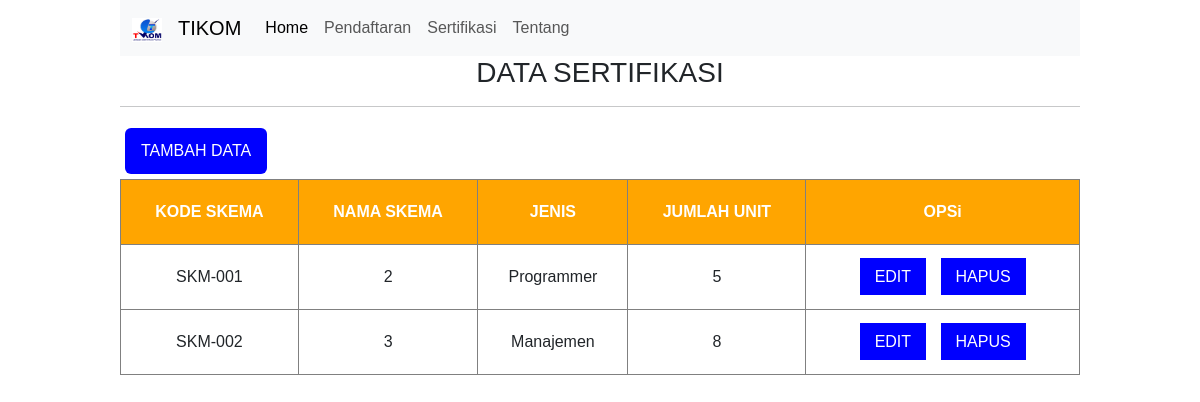
Screenshot of /data_sertifikasi.php with the database file from the repository.
### tables this page shows
CREATE TABLE `tb_skema` (
  `Kd_skema` varchar(100) NOT NULL,
  `Nm_skema` varchar(100) NOT NULL,
  `Jenis` varchar(100) NOT NULL,
  `Jml_unit` varchar(100) NOT NULL
);

### data_sertifikasi.php (the view, shortened to what this page needs)
<?php
	include "koneksi.php";
?>
<!DOCTYPE html>
<html lang="en">
<head>
	<link rel="stylesheet" href="https://cdn.jsdelivr.net/npm/bootstrap@5.3.3/dist/css/bootstrap.min.css">
</head>
<body>
	<nav class="navbar navbar-expand-lg bg-body-tertiary">
  <div class="container">
  	<a class="navbar-brand" href="#">
      <img src="tikom.png" alt="Logo" width="30" height="24">
    </a>
    <a class="navbar-brand" href="#">TIKOM</a>
    <div class="collapse navbar-collapse" id="navbarNav">
      <ul class="navbar-nav">
        <li class="nav-item">
          <a class="nav-link active" aria-current="page" href="index.php">Home</a>
        </li>
        <li class="nav-item">
          <a class="nav-link" href="data_peserta.php">Pendaftaran</a>
        </li>
         <li class="nav-item">
          <a class="nav-link" href="data_sertifikasi.php">Sertifikasi</a>
        </li>
        <li class="nav-item">
          <a class="nav-link" href="#">Tentang</a>
        </li>
      </ul>
    </div>
  </div>
</nav>
	<h3>DATA SERTIFIKASI</h3>
	<hr>
	<a href="form_sertifikasi.php" class="btn">TAMBAH DATA</a>
	<table class="table1">
		<tr>
			<th>KODE SKEMA</th>
			<th>NAMA SKEMA</th>
			<th>JENIS</th>
			<th>JUMLAH UNIT</th>
			<th>OPSi</th>
		</tr>
		<?php
			$data = mysqli_query($koneksi,"select * from tb_skema");
			while ($d=mysqli_fetch_array($data)) {
		?>
		<tr>
			<td><?php echo $d['Kd_skema'];?> </td>
			<td><?php echo $d['Nm_skema'];?></td>
			<td><?php echo $d['Jenis'];?></td>
			<td><?php echo $d['Jml_unit'];?></td>
			<td>
				<a href= "edit_sertifikasi.php?Kd_skema=<?php echo $d['Kd_skema'];?>" class="btn-edit">EDIT</a>
				<a href= "hapus_sertifikasi.php?Kd_skema=<?php echo $d['Kd_skema'];?>" class="btn-hapus">HAPUS</a>
			</td>
		</tr>
	<?php } ?>
	</table>
</body>
</html>

### data_sertifikasi.php (style rules this page uses)
body { font-family: sans-serif; width: 80%; text-align: center; margin: auto; }
.table1 { font-family: sans-serif; border-collapse: collapse; width: 100%; margin: auto; }
.table1 tr th { background: orange; color: #fff; text-align: center; padding: 20px 8px; }
.table1,th,td { text-align: center; padding: 20px 8px; border: 1px solid grey; }
.btn-edit, .btn-hapus { background: blue; padding: 10px 15px 10px 15px; color: #fff; font-family: sans-serif; margin: 5px 5px; text-decoration: none; }
.btn { background: blue; padding: 10px 15px 10px 15px; color: #fff; font-family: sans-serif; margin: 5px 5px; text-decoration: none; float: left; }

### rows the page displays
tb_skema: Kd_skema "SKM-001", Nm_skema "2", Jenis "Programmer", Jml_unit "5"
tb_skema: Kd_skema "SKM-002", Nm_skema "3", Jenis "Manajemen", Jml_unit "8"
